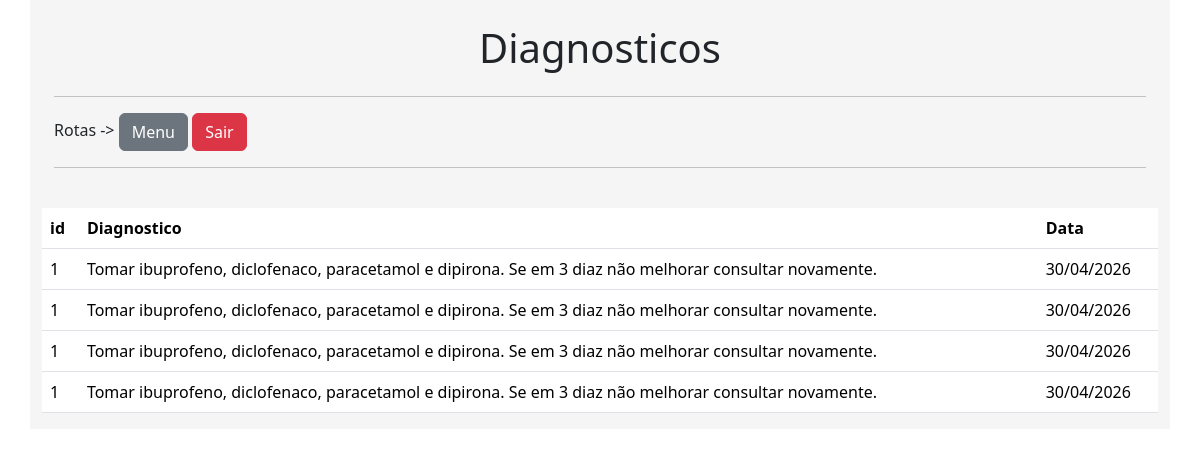
The page /diagnosticos/ (signed in) on the database its author committed.
### usb/models.py (models this page shows)
class Diagnosticos(db.Model): # criando a tabela que vai se relacionar com a tabela sintomas
    id = db.Column(db.Integer, primary_key = True)
    resposta = db.Column(db.String, nullable = True)
    data_criacao = db.Column(db.DateTime, default = datetime.utcnow())
    user_id = db.Column(db.Integer, db.ForeignKey('usuario.id'), nullable=True )
    sintomas_id = db.Column(db.Integer, db.ForeignKey('sintomas.id'), nullable = True )

### usb/views.py (the view)
@app.route('/diagnosticos/')
@login_required
def diagnosticos():
    diagnosticos = Diagnosticos.query.all()
    return render_template('diagnosticos.html', diagnosticos=diagnosticos)

### usb/models.py (called while the page is built)
@login_manager.user_loader
def load_user(user_id):
    return Usuario.query.get(user_id)

### usb/templates/diagnosticos.html (shortened to what this page needs)
{% extends 'base.html' %}
{% block content %}
    <div class="row justify-content-center">
        <div class="col-12 mt-4">
            <h1 style="text-align: center;">Diagnosticos</h1>
        </div>
    </div>
    {% include 'rotas.html' %}
    <div class="row">
        <div class="col-12 mt-4">
            <table class="table">
                <thead>
                    <tr>
                        <th>id</th>
                        <th>Diagnostico</th>
                        <th>Data</th>
                    </tr>
                </thead>
                <tbody>
                    {% for linha in diagnosticos %}
                        <tr>
                            <td>{{ linha.sintomas_id }}</td>
                            <td>{{ linha.resposta }}</td>
                            <td>{{ linha.data_criacao.strftime('%d/%m/%Y') }}</td>
                        </tr>
                    {% endfor %}
                </tbody>
            </table>
        </div>
    </div>
{% endblock %}

### rows shown on the page
Diagnosticos: sintomas_id "1", resposta "Tomar ibuprofeno, diclofenaco, paracetamol e dipirona. Se em 3 diaz não melhorar consultar novamente.", data_criacao "30/04/2026"
Diagnosticos: sintomas_id "1", resposta "Tomar ibuprofeno, diclofenaco, paracetamol e dipirona. Se em 3 diaz não melhorar consultar novamente.", data_criacao "30/04/2026"
Diagnosticos: sintomas_id "1", resposta "Tomar ibuprofeno, diclofenaco, paracetamol e dipirona. Se em 3 diaz não melhorar consultar novamente.", data_criacao "30/04/2026"
Diagnosticos: sintomas_id "1", resposta "Tomar ibuprofeno, diclofenaco, paracetamol e dipirona. Se em 3 diaz não melhorar consultar novamente.", data_criacao "30/04/2026"
